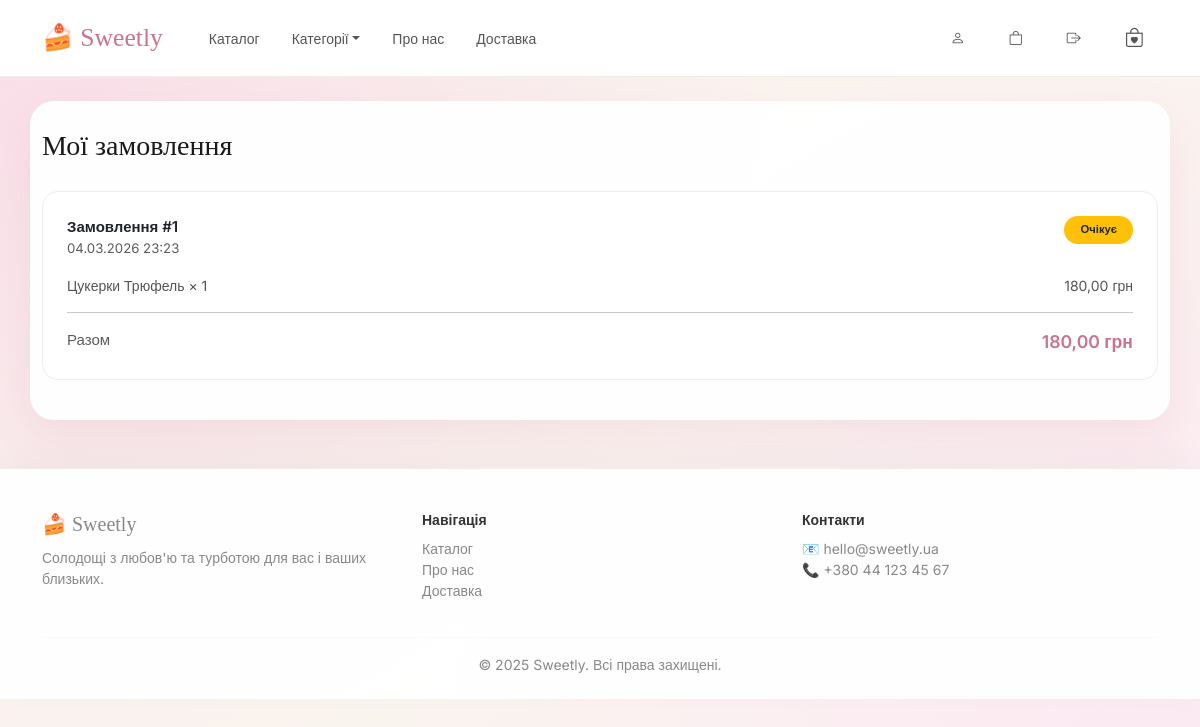
The page /orders/history/ (signed in) on the database as committed earlier.
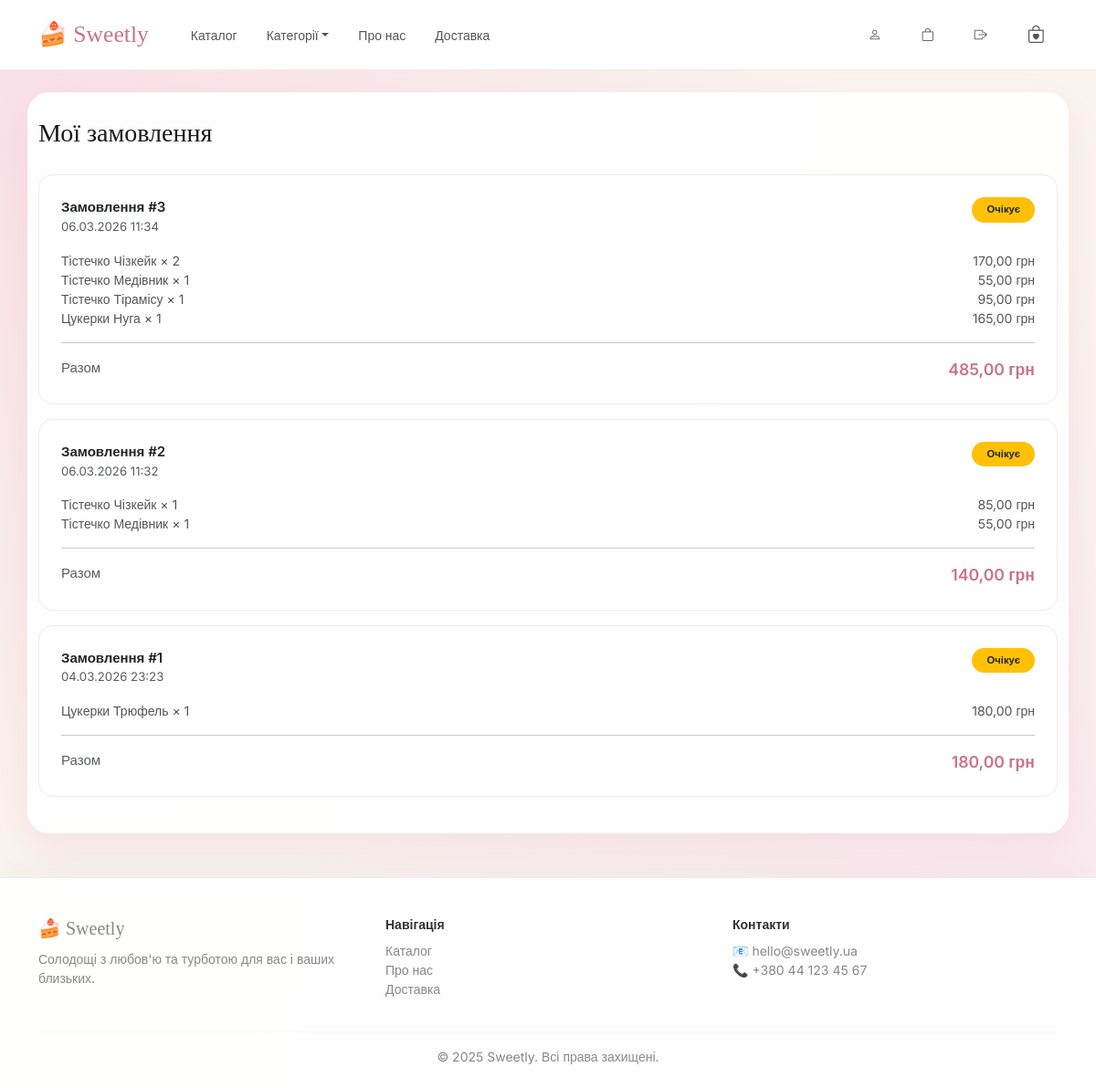
The same page on the database as committed later.
### orders/models.py (models this page shows, shortened)
class Order(models.Model):
    STATUS_CHOICES = [
        ("pending", "Очікує"),
        ("paid", "Оплачено"),
        ("shipped", "Відправлено"),
        ("completed", "Завершено"),
    ]
    user = models.ForeignKey(
        settings.AUTH_USER_MODEL,
        on_delete=models.SET_NULL,
        null=True,
        blank=True,
        related_name="orders",
    )
    first_name = models.CharField(max_length=50)
    last_name = models.CharField(max_length=50)
    email = models.EmailField()
    phone = models.CharField(max_length=20)
    address = models.TextField()
    status = models.CharField(max_length=20, choices=STATUS_CHOICES, default="pending")
    stripe_session_id = models.CharField(max_length=200, blank=True)
    total = models.DecimalField(max_digits=10, decimal_places=2)
    created_at = models.DateTimeField(auto_now_add=True)
    class Meta:
        verbose_name = "Замовлення"
        verbose_name_plural = "Замовлення"
        ordering = ["-created_at"]

class OrderItem(models.Model):
    order = models.ForeignKey(Order, on_delete=models.CASCADE, related_name="items")
    product = models.ForeignKey(Product, on_delete=models.SET_NULL, null=True)
    name = models.CharField(max_length=200)
    price = models.DecimalField(max_digits=10, decimal_places=2)
    quantity = models.PositiveIntegerField()
    def get_total(self):
        return self.price * self.quantity

### orders/views.py (the view)
# urls.py: path("history/", views.order_history, name="history"),
@login_required
def order_history(request):
    orders = request.user.orders.prefetch_related("items__product").all()
    return render(request, "orders/order_history.html", {"orders": orders})

### cart/cart.py (called while the page is built)
    def __len__(self):
        return sum(item["quantity"] for item in self.cart.values())

### cart/context_processors.py (called while the page is built)
def cart_count(request):
    return {"cart_count": len(Cart(request))}

### templates/orders/order_history.html (shortened to what this page needs)
{% extends 'base.html' %}
{% block content %}
<div class="section-title mb-4">Мої замовлення</div>
{% if orders %}
    {% for order in orders %}
    <div class="card mb-3 p-4">
        <div class="d-flex justify-content-between align-items-start mb-3">
            <div>
                <div style="font-weight:600;">Замовлення #{{ order.id }}</div>
                <div class="text-muted" style="font-size:0.825rem;">{{ order.created_at|date:"d.m.Y H:i" }}</div>
            </div>
            <span class="badge rounded-pill px-3 py-2 {% if order.status == 'paid' %}bg-success{% elif order.status == 'shipped' %}bg-info{% elif order.status == 'completed' %}bg-secondary{% else %}bg-warning text-dark{% endif %}">
                {{ order.get_status_display }}
            </span>
        </div>
        {% for item in order.items.all %}
        <div class="d-flex justify-content-between" style="font-size:0.875rem;color:#555;">
            <span>{{ item.name }} × {{ item.quantity }}</span>
            <span>{{ item.get_total }} грн</span>
        </div>
        {% endfor %}
        <hr>
        <div class="d-flex justify-content-between">
            <span class="text-muted">Разом</span>
            <span class="price-tag">{{ order.total }} грн</span>
        </div>
    </div>
    {% endfor %}
{% else %}
    <div class="text-center py-5">
        <div style="font-size:3rem;">📦</div>
        <p class="text-muted mt-2">У вас ще немає замовлень</p>
        <a href="{% url 'catalog:product_list' %}" class="btn btn-primary mt-2">Перейти до каталогу</a>
    </div>
{% endif %}
{% endblock %}

### templates/base.html (shortened to what this page needs)
<!DOCTYPE html>
<html lang="uk">
<head>
    <link href="https://cdn.jsdelivr.net/npm/bootstrap@5.3.2/dist/css/bootstrap.min.css" rel="stylesheet">
    <link href="https://cdn.jsdelivr.net/npm/bootstrap-icons@1.11.3/font/bootstrap-icons.css" rel="stylesheet">
</head>
<body>
<nav class="navbar navbar-expand-lg sticky-top">
    <div class="container">
        <a class="navbar-brand" href="{% url 'core:home' %}">🍰 Sweetly</a>
        <div class="collapse navbar-collapse" id="nav">
            <ul class="navbar-nav me-auto ms-3 gap-1">
                <li class="nav-item"><a class="nav-link" href="{% url 'catalog:product_list' %}">Каталог</a></li>
                <li class="nav-item dropdown">
                    <a class="nav-link dropdown-toggle" href="#" data-bs-toggle="dropdown">Категорії</a>
                </li>
                <li class="nav-item"><a class="nav-link" href="{% url 'core:about' %}">Про нас</a></li>
                <li class="nav-item"><a class="nav-link" href="{% url 'core:delivery' %}">Доставка</a></li>
            </ul>
            <div class="d-flex align-items-center gap-3">
                {% if user.is_authenticated %}
                    <a href="{% url 'accounts:profile' %}" class="nav-link"><i class="bi bi-person"></i></a>
                    <a href="{% url 'orders:history' %}" class="nav-link"><i class="bi bi-bag"></i></a>
                    <a href="{% url 'accounts:logout' %}" class="nav-link"><i class="bi bi-box-arrow-right"></i></a>
                {% else %}
                    <a href="{% url 'accounts:login' %}" class="nav-link">Увійти</a>
                    <a href="{% url 'accounts:register' %}" class="btn btn-primary btn-sm">Реєстрація</a>
                {% endif %}
                <a href="{% url 'cart:detail' %}" class="nav-link">
                    <div class="cart-icon-wrap">
                        <i class="bi bi-bag-heart" style="font-size:1.2rem;"></i>
                    </div>
                </a>
            </div>
        </div>
    </div>
</nav>
<main class="container py-4">
    {% block content %}{% endblock %}
</main>
<footer>
    <div class="container">
        <div class="row">
            <div class="col-md-4 mb-3">
                <div class="brand fs-5 mb-2">🍰 Sweetly</div>
                <p>Солодощі з любов'ю та турботою для вас і ваших близьких.</p>
            </div>
            <div class="col-md-4 mb-3">
                <div class="fw-500 mb-2" style="color:#333;font-weight:600;">Навігація</div>
                <div><a href="{% url 'catalog:product_list' %}" style="color:#888;text-decoration:none;">Каталог</a></div>
                <div><a href="{% url 'core:about' %}" style="color:#888;text-decoration:none;">Про нас</a></div>
                <div><a href="{% url 'core:delivery' %}" style="color:#888;text-decoration:none;">Доставка</a></div>
            </div>
            <div class="col-md-4 mb-3">
                <div class="fw-500 mb-2" style="color:#333;font-weight:600;">Контакти</div>
                <p>📧 hello@sweetly.ua<br>📞 +380 44 123 45 67</p>
            </div>
        </div>
        <hr style="border-color:#f0ece8;">
        <p class="text-center mb-0">© 2025 Sweetly. Всі права захищені.</p>
    </div>
</footer>
</body>
</html>

### templates/base.html (style rules this page uses)
* { box-sizing: border-box; }
body { font-family: 'Inter', sans-serif; background: radial-gradient(circle at top left, rgba(249, 219, 231, 0.9), transparent 55%), radial-gradient(circle at bottom right, rgba(252, 231, 243, 0.9), transparent 55%), #faf4ef; color: #1a1a1a; font-size: 15px; min-height: 100vh; }
h1,h2,h3,.brand { font-family: 'Playfair Display', serif; }
.navbar { background: #ffffff; border-bottom: 1px solid #f0ece8; padding: 14px 0; }
.navbar-brand { font-family: 'Playfair Display', serif; font-size: 1.6rem; color: #c9748a !important; }
.nav-link { color: #555 !important; font-size: 0.875rem; font-weight: 500; padding: 6px 14px !important; border-radius: 8px; transition: all 0.2s; }
.card { border: 1px solid #f0ece8; border-radius: 16px; background: #fff; transition: box-shadow 0.2s, transform 0.2s; }
.cart-icon-wrap { position: relative; display: inline-block; }
.section-title { font-family: 'Playfair Display', serif; font-size: 1.75rem; color: #1a1a1a; margin-bottom: 8px; }
.price-tag { font-size: 1.1rem; font-weight: 600; color: #c9748a; }
main.container { background: rgba(255, 255, 255, 0.96); border-radius: 24px; box-shadow: 0 18px 45px rgba(201, 116, 138, 0.12); margin-top: 24px; margin-bottom: 48px; }
footer { background: rgba(255, 255, 255, 0.96); border-top: 1px solid #f0ece8; padding: 40px 0 24px; margin-top: 0; color: #888; font-size: 0.875rem; box-shadow: 0 -10px 30px rgba(0,0,0,0.03); }

Rows that differ between the two databases and show on the page:
added Order: id "3", created_at "06.03.2026 11:34", status "Очікує", total "485,00"
added OrderItem: name "Тістечко Чізкейк", quantity "2", get_total "170,00", shown under "3"
added OrderItem: name "Тістечко Медівник", quantity "1", get_total "55,00", shown under "3"
added OrderItem: name "Тістечко Тірамісу", quantity "1", get_total "95,00", shown under "3"
added OrderItem: name "Цукерки Нуга", quantity "1", get_total "165,00", shown under "3"
added Order: id "2", created_at "06.03.2026 11:32", status "Очікує", total "140,00"
added OrderItem: name "Тістечко Чізкейк", quantity "1", get_total "85,00", shown under "2"
added OrderItem: name "Тістечко Медівник", quantity "1", get_total "55,00", shown under "2"
